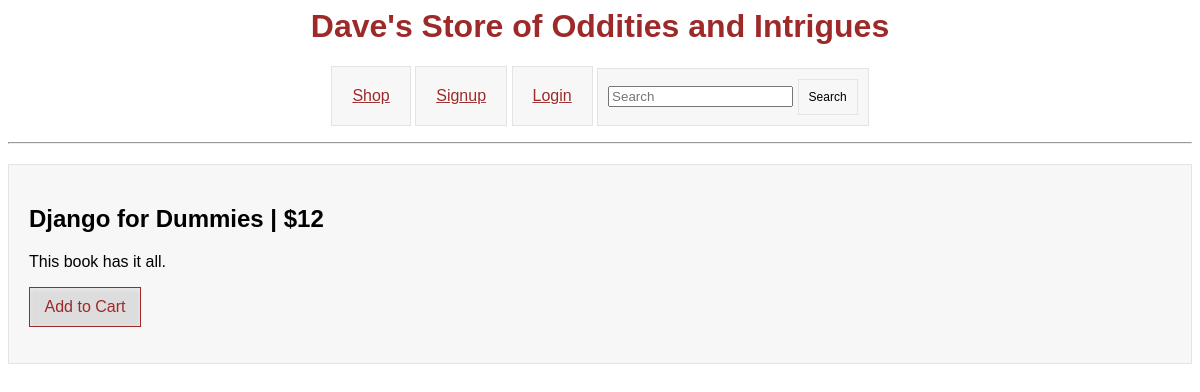
The page /items3/ on the database its author committed.
### items/models.py (models this page shows)
class Item(models.Model):
	name = models.CharField(max_length=200)
	description = models.CharField(max_length=400)
	price = models.IntegerField()
	def __str__(self):
		return self.name

### items/views.py (the view)
# urls.py: url(r'(?P<item_id>[0-9]+)/$', views.show, name='show'),
def show(request, item_id):
	try:
	    item = Item.objects.get(pk=item_id)
	except Item.DoesNotExist:
	    raise Http404("Item does not exist")
	return render(request, 'items/show.html', {'item': item})

### items/templates/items/show.html
{% include "header.html" %}
<div class="item-list">
    <h2>{{ item }} | ${{ item.price }}</h2>
    <p>{{ item.description }}</p>
    <a class="cart-link" href="/items/{{ item.id }}/add"><p class="add-to-cart">Add to Cart</p></a>
</div>

### users/static/users/style.css (style rules this page uses)
a { color: #9D2929; }
.item-list { background-color: #F7F7F7; padding: 20px; border:1px solid #E4E4E4; margin-top: 20px; }
.cart-link { text-decoration: none }
.add-to-cart { border: solid 1px; padding: 10px; width: 90px; text-align: center; text-decoration: none; background-color: #ddd; box-shadow: inset 0px 1px 4px #ECECEC; -moz-box-shadow: inset 0px 1px 4px #ECECEC; -webkit-box-shadow: inset 0px 1px 4px #ECECEC; }

### rows shown on the page
Item: name "Django for Dummies", price "12", description "This book has it all."
